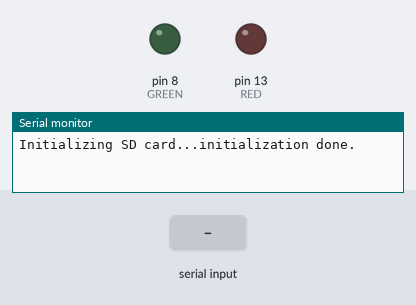
A sketch run on a simulated Arduino Uno, built with avr-gcc and run on an emulated ATmega328P. Parts: output pins drawn as LEDs (lit = HIGH), the last lines printed to the serial monitor. Inputs (shaded band) come from the test bench. Storage starts empty.

Above: at 1.2 s.
1.3 s: "1" received over Serial
At 2.5 s:
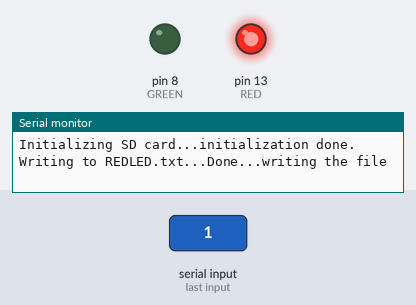
2.8 s: "0" received over Serial
At 3.6 s:
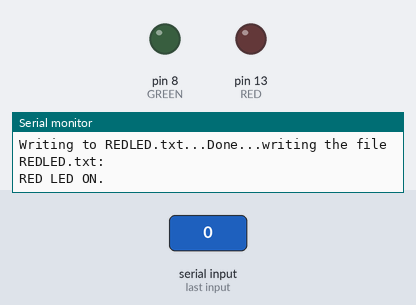
Timing chart, 0 to 5.8 s (numbered marks = the images above; inputs shaded):
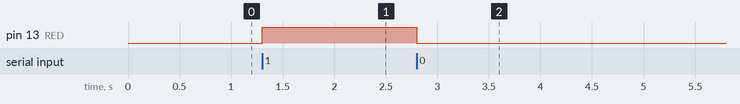

The sketch:

featherM0_SDtest_20190807.ino
```cpp
/*
 * Adafruit Feather M0 Adalogger
 * SD Card Read and Write Test
 * https://www.adafruit.com/product/2796
*/

#include <SPI.h>
#include <SD.h>
#define RED 13
#define GREEN 8

File RED_LED;

void setup() {
  pinMode(RED, OUTPUT);
  pinMode(GREEN, OUTPUT);
  digitalWrite(RED, LOW);
  digitalWrite(GREEN, LOW);

  Serial.begin(9600);

  while (!Serial) {
    ; // wait for serial port to connect. Needed for native USB port only
  }

  Serial.print("Initializing SD card...");

  if (!SD.begin(4)) {
    Serial.println("initialization failed!");
    while (1);
  }
  Serial.println("initialization done.");
}

int incomingByte = 0;

void loop() {
  if(Serial.available() > 0){

    incomingByte = Serial.read();

    if(incomingByte == '1'){
      digitalWrite(RED, HIGH);
      RED_LED = SD.open("REDLED.txt", FILE_WRITE);

      if(RED_LED){
        Serial.print("Writing to REDLED.txt...");
        RED_LED.println("RED LED ON.");
        RED_LED.close();
        Serial.println("Done...writing the file");
      }
      else Serial.println("error opening REDLED.txt");


    }
    else if(incomingByte == '0'){
      digitalWrite(RED, LOW);
      RED_LED = SD.open("REDLED.txt");
      if(RED_LED){
        Serial.println("REDLED.txt:");
        while (RED_LED.available()) {
          Serial.write(RED_LED.read());
        }
        RED_LED.close();
      }
      else Serial.println("error opening REDLED.txt");

    }
  }
}
```

Measured:
- after the input at 1.3 s, pin 13 (RED): LOW → HIGH at once
- after the input at 2.8 s, pin 13 (RED): HIGH → LOW at once
